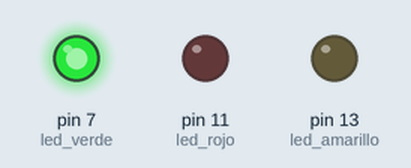
Simulated run of this program. Board: Raspberry Pi (header pin numbers). Parts: output pins drawn as LEDs (lit = HIGH). At 6.0 s the program stops and its outputs stay as they are.

Above: at 0.1 s.
At 2.1 s:
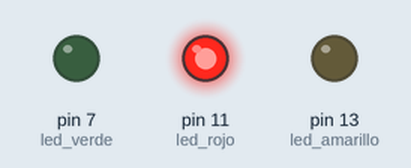
At 4.1 s:
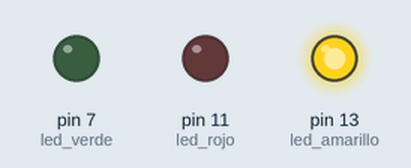
At 6.1 s:
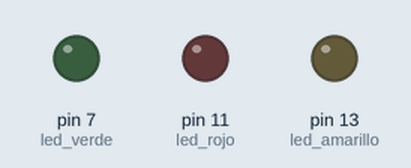
Timing chart, 0 to 7.5 s (numbered marks = the images above):
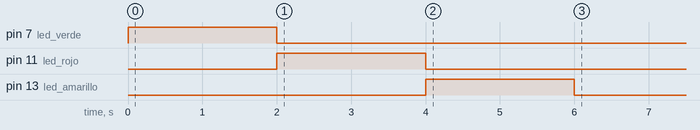

The program:

pruebasExamen.py
```python
import RPi.GPIO as GPIO
from time import sleep

try:

    led_amarillo = 13
    led_rojo = 11
    led_verde = 7

    GPIO.setmode(GPIO.BOARD)
    GPIO.setup(led_verde,GPIO.OUT)
    GPIO.setup(led_rojo,GPIO.OUT)
    GPIO.setup(led_amarillo,GPIO.OUT)

    GPIO.output(led_verde,GPIO.HIGH)
    sleep(2)
    GPIO.output(led_verde,GPIO.LOW)

    GPIO.output(led_rojo,GPIO.HIGH)
    sleep(2)
    GPIO.output(led_rojo,GPIO.LOW)


    GPIO.output(led_amarillo,GPIO.HIGH)
    sleep(2)
    GPIO.output(led_amarillo,GPIO.LOW)


except KeyboardInterrupt:
    GPIO.cleanup()

finally:
    GPIO.cleanup()
```

Measured:
- by itself, pin 7 (led_verde): LOW → HIGH at 0.00 s, → LOW 2.0 s later
- by itself, pin 11 (led_rojo): LOW → HIGH at 2.0 s, → LOW 2.0 s later
- by itself, pin 13 (led_amarillo): LOW → HIGH at 4.0 s, → LOW 2.0 s later
